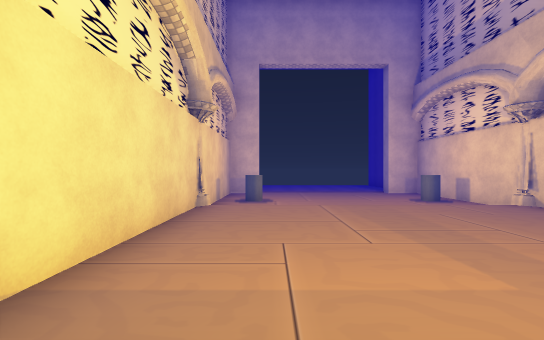
[1] (above)

16 first-person views from a walk through a Unity game level. The camera is 1.3 m above the floor, looks level and sees 90° across. The floor is counted in squares, 2 m on a side. Each view is taken from the middle of a square. On the plan, view 1 faces up. The plan holds only what a view shows up to about 9 squares ahead; the rest is blank. The player character is not drawn. Some animated figures are not drawn. Some surface patterns are stand-ins.

[2]
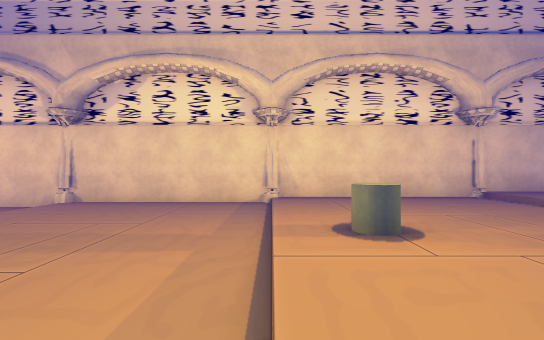

[3]
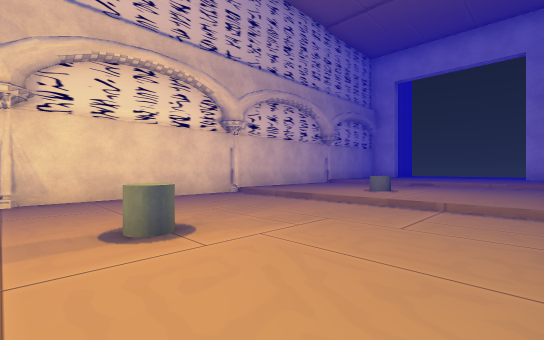

[4]
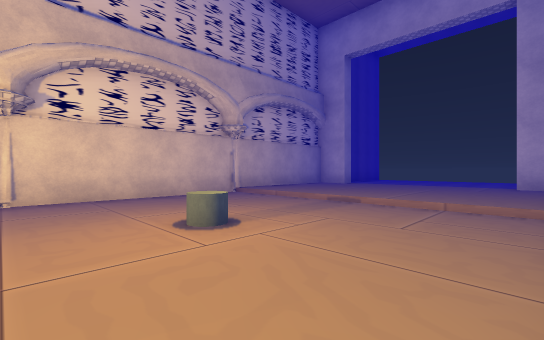

[5]
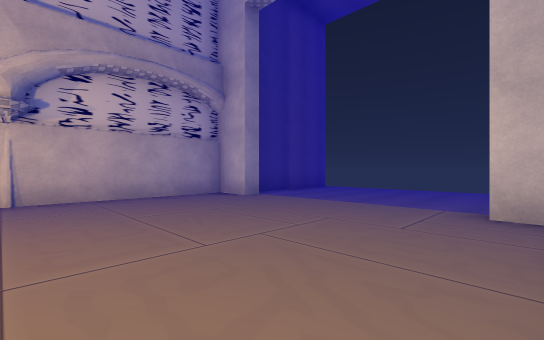

[6]
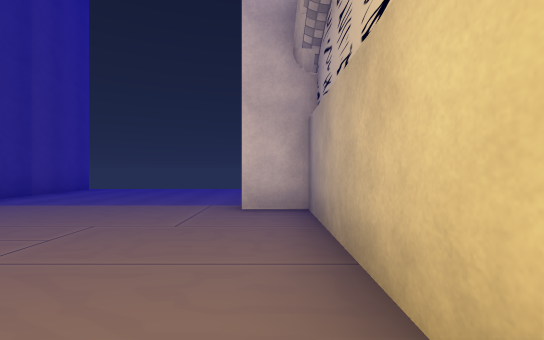

[7]
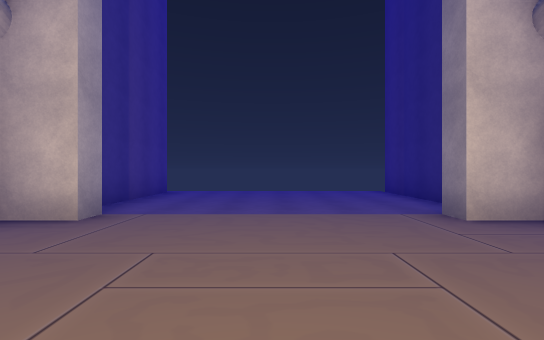

[8]
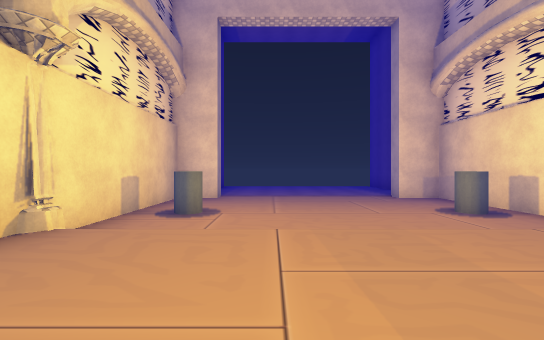

[9]
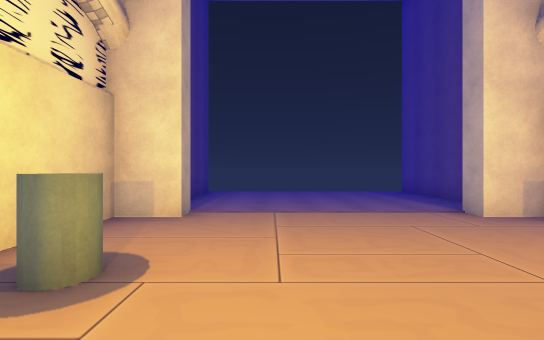

[10]
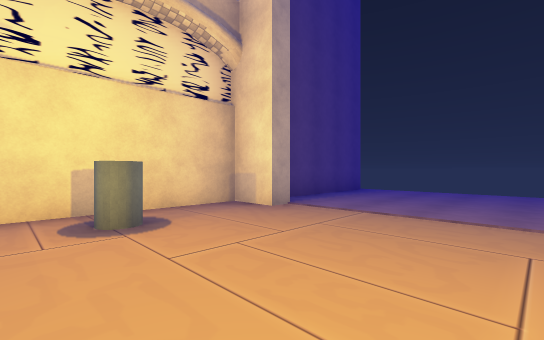

[11]
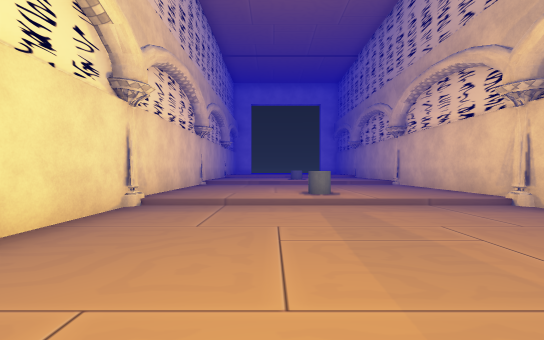

[12]
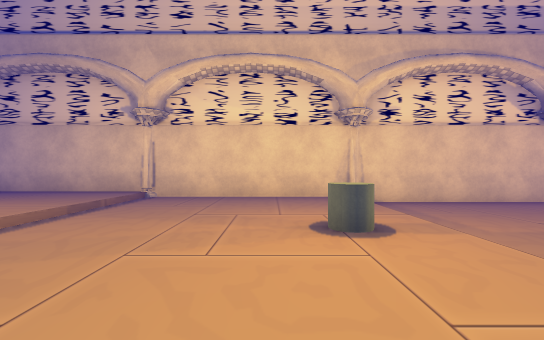

[13]
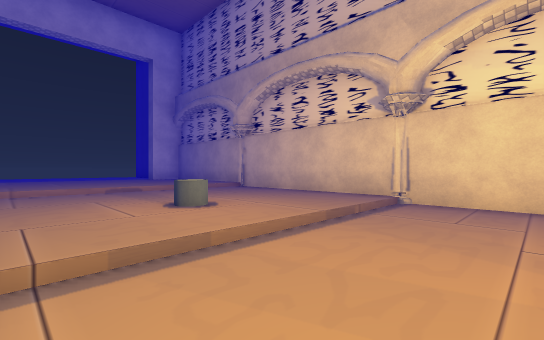

[14]
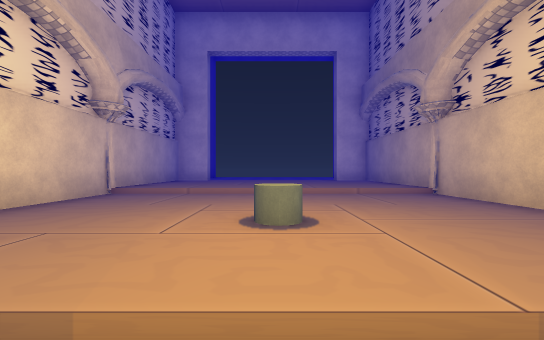

[15]
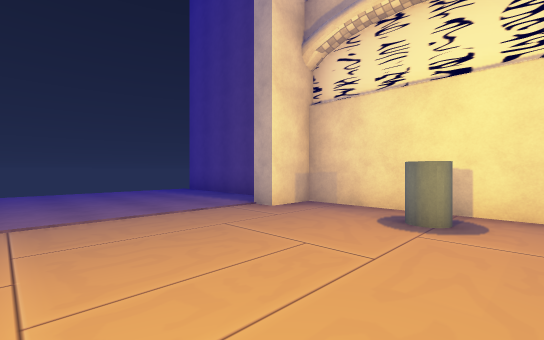

[16]
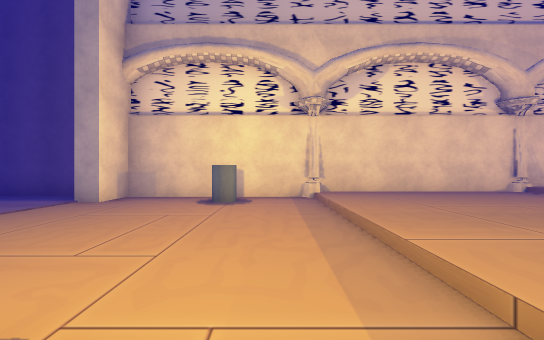

### Floor plan
Key: @ floor where view 1 was taken; # wall or solid block; x gap in a wall; . main floor; - floor 0.25 m lower than the main floor; _ floor 0.5 m lower than the main floor; < floor 0.75 m lower than the main floor; ( floor 1 m lower than the main floor; / step, stairs or slope; C cylinder.
Columns run from 2 left of view 1 to 6 right of it. Each row starts with its distance up from view 1.
 15 x(((((((x
 14 #(((((((#
 13 #(((((((#
 12 #(((((((#
 11 ##(((((##
 10 #(((((((#
  9 #(((((((#
  8 #(C((((C#
  7 #(((((((#
  6 #///////#
  5 #<<<<<<<#
  4 #<<<<<<<#
  3 #<<<<<<<#
  2 #<<<<<<<#
  1 #///////#
  0 #_@_C___#
 -1 #_______#
 -2 #_______#
 -3 #_______#
 -4 #///////#
 -5 #-------#
 -6 #---C---#
 -7 #-------#
 -8 #-------#
 -9 #///////#
-10 #.......#
-11 #.......#
-12 #.......#
-13 #.......#
-14 ##.....##
-15 #.......#
-16 #.......#
-17 #.......#
-18 x.......x

Where each view was taken, in squares from view 1:
view 1: 0 up, 0 right, facing up
view 2: 1 up, 1 left, facing right
view 3: 1 up, 1 left, facing down-right
view 4: 4 down, 1 left, facing down-right
view 5: 9 down, 1 left, facing down-right
view 6: 9 down, 1 left, facing down
view 7: 10 down, 2 right, facing down
view 8: 3 up, 1 right, facing up
view 9: 6 up, 1 right, facing up
view 10: 7 up, 3 right, facing up-left
view 11: 6 up, 3 right, facing down
view 12: 1 down, 5 right, facing left
view 13: 2 down, 4 right, facing down-left
view 14: 3 down, 2 right, facing down
view 15: 7 up, 1 right, facing up-right
view 16: 7 up, 1 left, facing right
